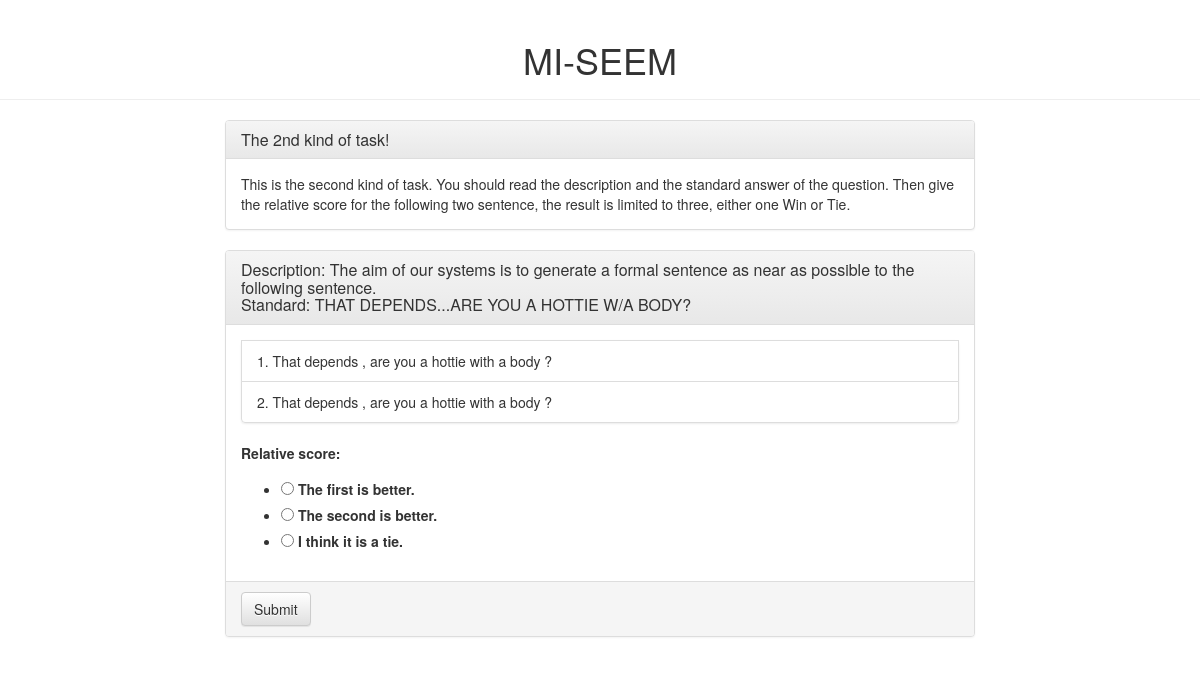
The page /miseem/task (signed in) on the database its author committed.
### miseem/models.py (models this page shows, shortened)
class Question(models.Model):
    description = models.TextField()
    standard = models.TextField()
    frequence = models.IntegerField(default = 0)

class Sentence(models.Model):
    belong_to_system = models.ForeignKey('System', on_delete = models.CASCADE)
    belong_to_question = models.ForeignKey('Question', on_delete = models.CASCADE)
    content = models.TextField()
    frequence = models.IntegerField(default = 0)

### miseem/views.py (the view, shortened to what this page needs)
# urls.py: path('task', views.task, name='task'),
def task(request):
    if not request.user.is_authenticated:
        return render(request, 'sorry.html')
    MAX_ANSWER_NUM = 32
    if request.method == "GET":
        if Answer.objects.filter(belong_to_noter = request.user).count() > MAX_ANSWER_NUM:
            print(Answer.objects.filter(belong_to_noter = request.user).count())
            return render(request, 'sorry.html')
        current = randint(1, 3)
    elif request.method == "POST":
        current = int(request.POST['current'])
    else:
        return render(request, 'sorry.html')
    context = {}
    context['current'] = current
    if current == 1:
        context['head'] = "The 1st kind of task!"
        context['body'] = "This is the first kind of task. You should read the description and the standard answer of the question. Then give the absolute score for the following one sentence. the score range is from 1 to 10."
    elif current == 2:
        context['head'] = "The 2nd kind of task!"
        context['body'] = "This is the second kind of task. You should read the description and the standard answer of the question. Then give the relative score for the following two sentence, the result is limited to three, either one Win or Tie."
    elif current == 3:
        context['head'] = "The 3rd kind of task!"
        context['body'] = "This is the third kind of task. You should read the description and the standard answer of the question. Then give the rank score for the following three sentence, the result is limited to six different order of the three."
    else:
        return render(request, 'sorry.html')
    if request.method == "GET":
        if current == 1:
            total_num = Sentence.objects.count()-1
            chosen_id = randint(0, total_num)
            chosen_sentence = Sentence.objects.all()[chosen_id]
            chosen_question = chosen_sentence.belong_to_question
            context['chosen_sentence'] = [(chosen_sentence.pk, chosen_sentence.content)]
            context['chosen_description'] = chosen_question.description
            context['chosen_standard'] = chosen_question.standard
            context['form'] = PointWise()
        elif current == 2:
            chosen_sentence_list = []
            while len(chosen_sentence_list) < 2:
                chosen_system_list = sample(list(System.objects.all()), 2)
                chosen_system_1 = chosen_system_list[0]
                chosen_system_2 = chosen_system_list[1]
                chosen_question = sample(list(Question.objects.all()), 1)[0]
                chosen_sentence_list = Sentence.objects.filter(belong_to_question = chosen_question).filter(Q(belong_to_system = chosen_system_1) | Q(belong_to_system = chosen_system_2))
            chosen_sentence = sample(list(chosen_sentence_list), 2)
            chosen_sentence_1 = chosen_sentence[0]
            chosen_sentence_2 = chosen_sentence[1]
            context['chosen_sentence'] = [(chosen_sentence_1.pk, chosen_sentence_1.content),
                                        (chosen_sentence_2.pk, chosen_sentence_2.content)]
            context['chosen_description'] = chosen_question.description
            context['chosen_standard'] = chosen_question.standard
            context['form'] = PairWise()
    response = render(request, 'task.html', context)
    return response

### miseem/forms.py
class PairWise(Form):
    relative_score = ChoiceField(
        choices=((1, 'The first is better.'), (-1, 'The second is better.'), (0, 'I think it is a tie.')),
        widget=RadioSelect
    )

### miseem/templates/task.html (shortened to what this page needs)
{% extends 'miseem_base.html' %}
{% block content %}
    <div class="panel panel-default">
        <div class="panel-heading">
            <h3 class="panel-title">
		{{ head }}
            </h3>
        </div>
        <div class="panel-body">
		{{ body }}
        </div>
    </div>
{% endblock content %}
{% block form %}
{% ifequal request.method "GET" %}
    <form action={% url 'miseem:task'%} method="post" class="panel panel-default">
        <div class="panel-heading">
            <h3 class="panel-title">
                Description: {{ chosen_description }}
                <br/>
                Standard: {{ chosen_standard }}
            </h3>
        </div>
        <div class="panel-body">
            <ol class = "list-group">
                {% for sentence in chosen_sentence %}
                    <li class = "list-group-item">{{ forloop.counter }}. {{ sentence.1 }}</li>
                {% endfor %}
            </ol>
            {{ form.as_p }}
        </div>
        <div class="panel-footer">
            <button type="submit" class="btn btn-default">Submit</button>
        </div>
    </form>
{% else %}
    {{ form.errors }}
{% endifequal %}
{% endblock form %}

### static/css/base.css (style rules this page uses)
.list-group-item { display: list-item; }

### rows shown on the page
Question: description "The aim of our systems is to generate a formal sentence as near as possible to the following sentence.", standard "THAT DEPENDS...ARE YOU A HOTTIE W/A BODY?"
Sentence: content "That depends , are you a hottie with a body ?"
Sentence: content "That depends , are you a hottie with a body ?"

### other values the page prints
{{ head }} "The 2nd kind of task!"
